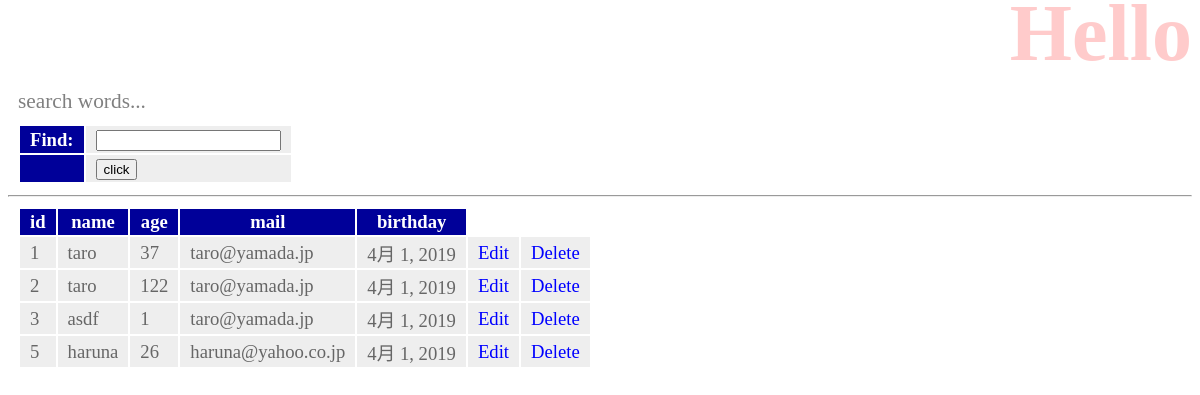
/hello/find, run on an earlier commit of the app's database.
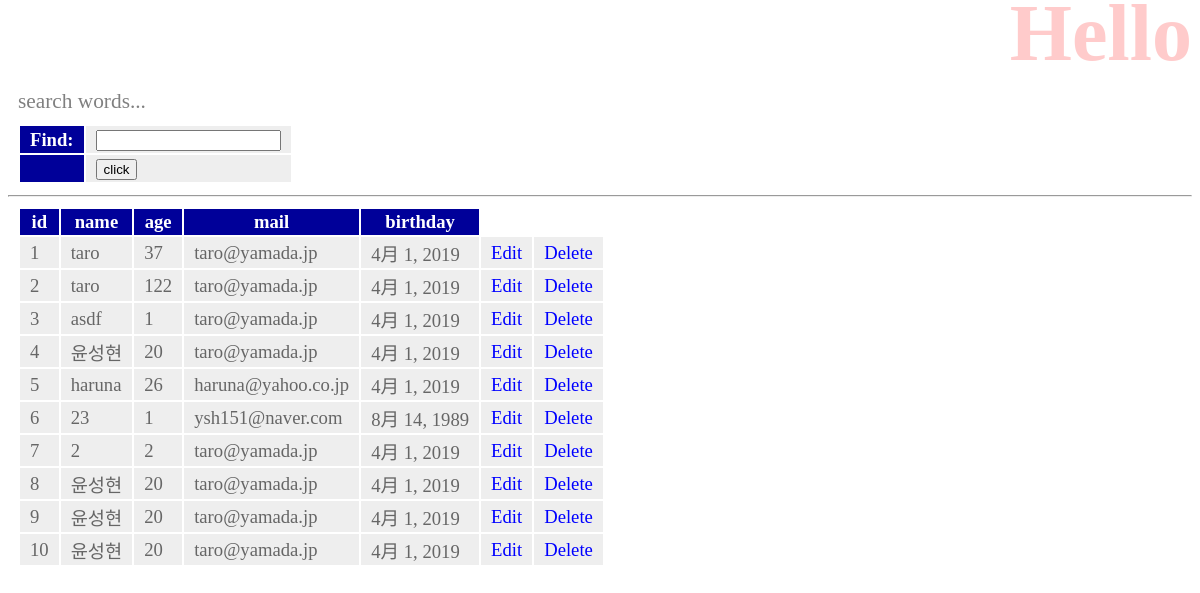
And on a later commit of the database.
### hello/models.py (models this page shows, shortened)
class Friend(models.Model):
    name = models.CharField(max_length=100, validators=[number_only])
    mail = models.EmailField(max_length=200, validators=[MinLengthValidator(10)])
    gender = models.BooleanField()
    age = models.IntegerField(validators=[MinValueValidator(0), MaxValueValidator(150)])
    birthday = models.DateField()

### hello/views.py (the view)
# urls.py: path('find', views.find, name='find'),
def find(request):
    if request.method == 'POST':
        msg = request.POST['find']
        form = FindForm(request.POST)
        sql = 'select * from hello_friend'
        if msg != '':
            sql += ' where ' + msg
        data = Friend.objects.raw(sql)
        msg = sql
    else:
        msg = 'search words...'
        form = FindForm()
        data = Friend.objects.all()
    params = {
        'title': 'Hello',
        'message': msg,
        'form': form,
        'data': data,
    }
    return render(request, 'hello/find.html', params)

### hello/forms.py
class FindForm(forms.Form):
    find = forms.CharField(label='Find', required=False)

### hello/templates/hello/find.html (shortened to what this page needs)
{% load static %}
<!DOCTYPE html>
<html lang="ja">
<head>
    <link rel="stylesheet" type="text/css"
        href="{% static 'hello/css/style.css' %}">
</head>
<body>
    <h1>{{ title }}</h1>
    <p>{{ message | safe }}</p>
    <table>
        <form action="{% url 'find' %}" method="post">
            {{ form }}
            <tr><th></th><td><input type="submit" value="click"></td></tr>
        </form>
    </table>
    <hr>
    <table>
        <tr>
            <th>id</th>
            <th>name</th>
            <th>age</th>
            <th>mail</th>
            <th>birthday</th>
        </tr>
        {% for item in data %}
            <tr>
                <td>{{ item.id }}</td>
                <td>{{ item.name }}</td>
                <td>{{ item.age }}</td>
                <td>{{ item.mail }}</td>
                <td>{{ item.birthday }}</td>
                <td><a href="{% url 'edit' item.id %}">Edit</a></td>
                <td><a href="{% url 'delete' item.id %}">Delete</a></td>
            </tr>
        {% endfor %}
    </table>
</body>
</html>

### hello/static/hello/css/style.css (style rules this page uses)
body { color: gray; font-size: 16pt; }
h1 { color: red; opacity: 0.2; font-size: 60pt; margin-top: -20px; margin-bottom: 0px; text-align: right; }
p { margin: 10px; }
a { color: blue; text-decoration: none; }
table { margin: 10px; font-size: 14pt; }
table tr th { background-color: #009; color:white; padding:2px 10px; border-width: 2px; }
table tr td { background-color: #eee; color: #666; padding: 2px 10px; border-width: 2px; }

What changed in the data, as far as the page shows it:
added Friend: id "4", name "윤성현", age "20", mail "taro@yamada.jp", birthday "4月 1, 2019"
added Friend: id "6", name "23", age "1", mail "ysh151@naver.com", birthday "8月 14, 1989"
added Friend: id "7", name "2", age "2", mail "taro@yamada.jp", birthday "4月 1, 2019"
added Friend: id "8", name "윤성현", age "20", mail "taro@yamada.jp", birthday "4月 1, 2019"
added Friend: id "9", name "윤성현", age "20", mail "taro@yamada.jp", birthday "4月 1, 2019"
added Friend: id "10", name "윤성현", age "20", mail "taro@yamada.jp", birthday "4月 1, 2019"
